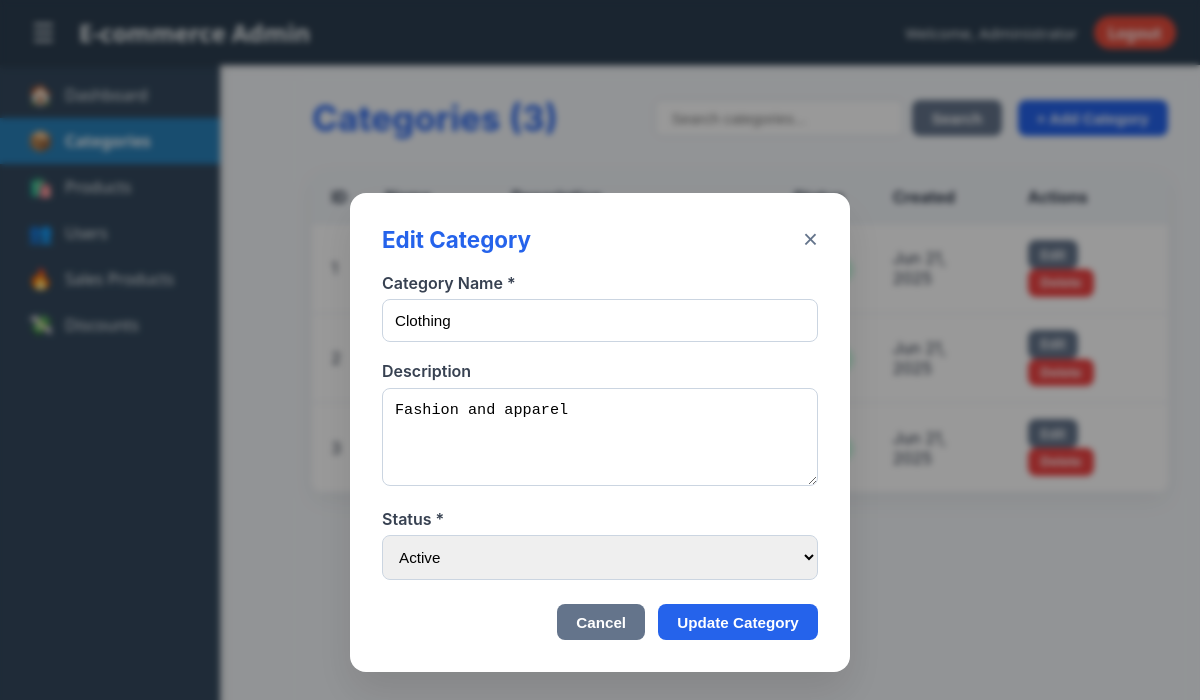
The app's page /admin/pages/categories.php?edit=2 (signed in) with its own data.
### tables this page shows
CREATE TABLE categories (
    id INT PRIMARY KEY AUTO_INCREMENT,
    name VARCHAR(255) NOT NULL,
    description TEXT,
    status ENUM('active', 'inactive') DEFAULT 'active',
    created_at TIMESTAMP DEFAULT CURRENT_TIMESTAMP
);

### admin/pages/categories.php (the view, shortened to what this page needs)
<?php
$database = new Database();
$pdo = $database->getConnection();
$search = isset($_GET['search']) ? trim($_GET['search']) : '';
$page = isset($_GET['page']) ? max(1, intval($_GET['page'])) : 1;
$limit = 10;
$offset = ($page - 1) * $limit;
$whereClause = '';
$params = [];
$countSql = "SELECT COUNT(*) FROM categories $whereClause";
$countStmt = $pdo->prepare($countSql);
$countStmt->execute($params);
$totalCategories = $countStmt->fetchColumn();
$sql = "SELECT * FROM categories $whereClause ORDER BY created_at DESC LIMIT $limit OFFSET $offset";
$stmt = $pdo->prepare($sql);
$stmt->execute($params);
$categories = $stmt->fetchAll();
$editCategory = null;
if (isset($_GET['edit'])) {
    $stmt = $pdo->prepare("SELECT * FROM categories WHERE id = ?");
    $stmt->execute([$_GET['edit']]);
    $editCategory = $stmt->fetch();
}
?>
<!DOCTYPE html>
<html lang="en">
<head>
<link rel="stylesheet" href="../assets/css/style.css" />
</head>
<body>
    <?php include '../includes/header.php'; ?>
    <div class="admin-container">
        <?php include '../includes/sidebar.php'; ?>
        <main class="main-content">
            <div class="page-header">
                <h1>Categories (<?php echo $totalCategories; ?>)</h1>
                <div class="search-container">
                    <form method="GET" style="display: flex; gap: 0.5rem; align-items: center;">
                        <input type="text" name="search" class="search-box" placeholder="Search categories..."
                               value="<?php echo htmlspecialchars($search); ?>">
                        <button type="submit" class="btn btn-secondary">Search</button>
                    </form>
                    <button class="btn btn-primary" onclick="showModal('categoryModal')">+ Add Category</button>
                </div>
            </div>
            <div class="table-container">
                <?php if (empty($categories)): ?>
                    <div class="empty-state">
                        <h3>No categories found</h3>
                        <p><?php echo $search ? 'No categories match your search criteria.' : 'Start by adding your first category.'; ?></p>
                        <?php if (!$search): ?>
                            <button class="btn btn-primary" onclick="showModal('categoryModal')">Add First Category</button>
                        <?php endif; ?>
                    </div>
                <?php else: ?>
                    <table class="data-table" aria-label="Categories Table">
                        <thead>
                            <tr>
                                <th scope="col">ID</th>
                                <th scope="col">Name</th>
                                <th scope="col">Description</th>
                                <th scope="col">Status</th>
                                <th scope="col">Created</th>
                                <th scope="col">Actions</th>
                            </tr>
                        </thead>
                        <tbody>
                            <?php foreach ($categories as $category): ?>
                            <tr>
                                <td><?php echo $category['id']; ?></td>
                                <td><strong><?php echo htmlspecialchars($category['name']); ?></strong></td>
                                <td><?php echo htmlspecialchars(substr($category['description'], 0, 100)) . (strlen($category['description']) > 100 ? '...' : ''); ?></td>
                                <td><span class="status-badge <?php echo $category['status']; ?>"><?php echo ucfirst($category['status']); ?></span></td>
                                <td><?php echo date('M j, Y', strtotime($category['created_at'])); ?></td>
                                <td>
                                    <a href="?edit=<?php echo $category['id']; ?>" class="btn btn-sm btn-secondary"
                                       aria-label="Edit category <?php echo htmlspecialchars($category['name']); ?>">Edit</a>
                                    <form method="POST" style="display: inline;"
                                          onsubmit="return confirm('Are you sure you want to delete the category \'<?php echo htmlspecialchars($category['name']); ?>\'? This action cannot be undone.')">
                                        <button type="submit" class="btn btn-sm btn-danger"
                                                aria-label="Delete category <?php echo htmlspecialchars($category['name']); ?>">Delete</button>
                                    </form>
                                </td>
                            </tr>
                            <?php endforeach; ?>
                        </tbody>
                    </table>
                <?php endif; ?>
            </div>
        </main>
    </div>
    <div id="categoryModal" class="modal" role="dialog" aria-modal="true" aria-labelledby="modalTitle" tabindex="-1">
        <div class="modal-content">
            <div class="modal-header">
                <h2 id="modalTitle"><?php echo $editCategory ? 'Edit Category' : 'Add Category'; ?></h2>
                <button class="close" aria-label="Close modal" onclick="hideModal('categoryModal')">&times;</button>
            </div>
            <form method="POST" onsubmit="return validateForm()">
                <div class="form-group">
                    <label for="name">Category Name *</label>
                    <input type="text" id="name" name="name" required maxlength="255"
                           value="<?php echo $editCategory ? htmlspecialchars($editCategory['name']) : ''; ?>"
                           placeholder="Enter category name" />
                </div>
                <div class="form-group">
                    <label for="description">Description</label>
                    <textarea id="description" name="description" rows="4" maxlength="1000"
                              placeholder="Enter category description (optional)"><?php echo $editCategory ? htmlspecialchars($editCategory['description']) : ''; ?></textarea>
                </div>
                <div class="form-group">
                    <label for="status">Status *</label>
                    <select id="status" name="status" required>
                        <option value="active" <?php echo ($editCategory && $editCategory['status'] == 'active') ? 'selected' : ''; ?>>Active</option>
                    </select>
                </div>
                <div class="form-actions">
                    <button type="button" class="btn btn-secondary" onclick="hideModal('categoryModal')">Cancel</button>
                    <button type="submit" class="btn btn-primary">
                        <?php echo $editCategory ? 'Update' : 'Add'; ?> Category
                    </button>
                </div>
            </form>
        </div>
    </div>
</body>
</html>

### admin/assets/css/style.css (style rules this page uses)
* { margin: 0; padding: 0; box-sizing: border-box; }
body { font-family: 'Inter', -apple-system, BlinkMacSystemFont, 'Segoe UI', sans-serif; background: linear-gradient(135deg, #667eea 0%, #764ba2 100%); min-height: 100vh; color: #2d3748; }
.admin-container { display: flex; min-height: 100vh; }
.main-content { flex: 1; margin-left: 280px; padding: 2rem; background: rgba(255, 255, 255, 0.05); backdrop-filter: blur(10px); min-height: 100vh; }
.admin-container { display: flex; min-height: 100vh; background-color: #f4f7fa; }

### admin/pages/categories.php (style rules this page uses)
* { margin: 0; padding: 0; box-sizing: border-box; }
body { font-family: 'Inter', -apple-system, BlinkMacSystemFont, 'Segoe UI', sans-serif; background: linear-gradient(135deg, #667eea 0%, #764ba2 100%); min-height: 100vh; color: #2d3748; }
.admin-container { display: flex; min-height: 100vh; }
.main-content { flex: 1; margin-left: 280px; padding: 2rem; background: rgba(255, 255, 255, 0.05); backdrop-filter: blur(10px); min-height: 100vh; }
.page-header { display: flex; justify-content: space-between; align-items: center; margin-bottom: 2rem; flex-wrap: wrap; gap: 1rem; }
.page-header h1 { font-size: 2.2rem; font-weight: 700; color: #2563eb; display: flex; align-items: center; gap: 0.5rem; }
.search-container { display: flex; gap: 1rem; align-items: center; flex-wrap: wrap; }
.search-box { padding: 0.6rem 1rem; border: 1px solid #cbd5e1; border-radius: 8px; font-size: 0.95rem; min-width: 250px; }
.btn { padding: 0.6rem 1.2rem; border-radius: 8px; font-size: 0.95rem; cursor: pointer; border: none; transition: all 0.3s ease; font-weight: 600; text-align: center; text-decoration: none; display: inline-block; }
.btn-sm { padding: 0.4rem 0.8rem; font-size: 0.85rem; }
.btn-primary { background-color: #2563eb; color: white; }
.btn-secondary { background-color: #64748b; color: white; }
.btn-danger { background-color: #ef4444; color: white; }
.data-table { width: 100%; border-collapse: collapse; background: white; border-radius: 12px; overflow: hidden; box-shadow: 0 8px 24px rgba(0, 0, 0, 0.05); }
.data-table th, .data-table td { padding: 1rem 1.2rem; text-align: left; border-bottom: 1px solid #e2e8f0; }
.data-table thead { background-color: #f1f5f9; }
.status-badge { padding: 0.35rem 0.7rem; font-size: 0.8rem; border-radius: 20px; text-transform: capitalize; font-weight: 500; }
.status-badge.active { background-color: #d1fae5; color: #16a34a; }
.modal { display: none; position: fixed; inset: 0; background-color: rgba(0, 0, 0, 0.4); backdrop-filter: blur(3px); z-index: 1000; justify-content: center; align-items: center; }
.modal-content { background: white; padding: 2rem; width: 100%; max-width: 500px; border-radius: 16px; box-shadow: 0 20px 40px rgba(0, 0, 0, 0.1); animation: fadeIn 0.3s ease-out; max-height: 90vh; overflow-y: auto; }
.modal-header { display: flex; justify-content: space-between; align-items: center; margin-bottom: 1.2rem; }
.modal-header h2 { font-size: 1.4rem; color: #2563eb; margin: 0; }
.form-group { margin-bottom: 1.2rem; }
.form-group label { font-weight: 600; margin-bottom: 0.4rem; display: block; color: #374151; }
.form-group input, .form-group select, .form-group textarea { width: 100%; padding: 0.75rem; border-radius: 8px; border: 1px solid #cbd5e1; font-size: 0.95rem; box-sizing: border-box; }
.form-actions { display: flex; justify-content: flex-end; gap: 0.8rem; margin-top: 1.5rem; }
.close { background: transparent; font-size: 1.6rem; border: none; cursor: pointer; color: #64748b; }

### records on screen
categories: id "1", created_at "Jun 21, 2025"
categories: id "2", created_at "Jun 21, 2025", name "Clothing", description "Fashion and apparel", status "Active"
categories: id "3", created_at "Jun 21, 2025"

### other values on screen
$_SESSION['admin_name'] "Administrator"
$totalCategories "3"
